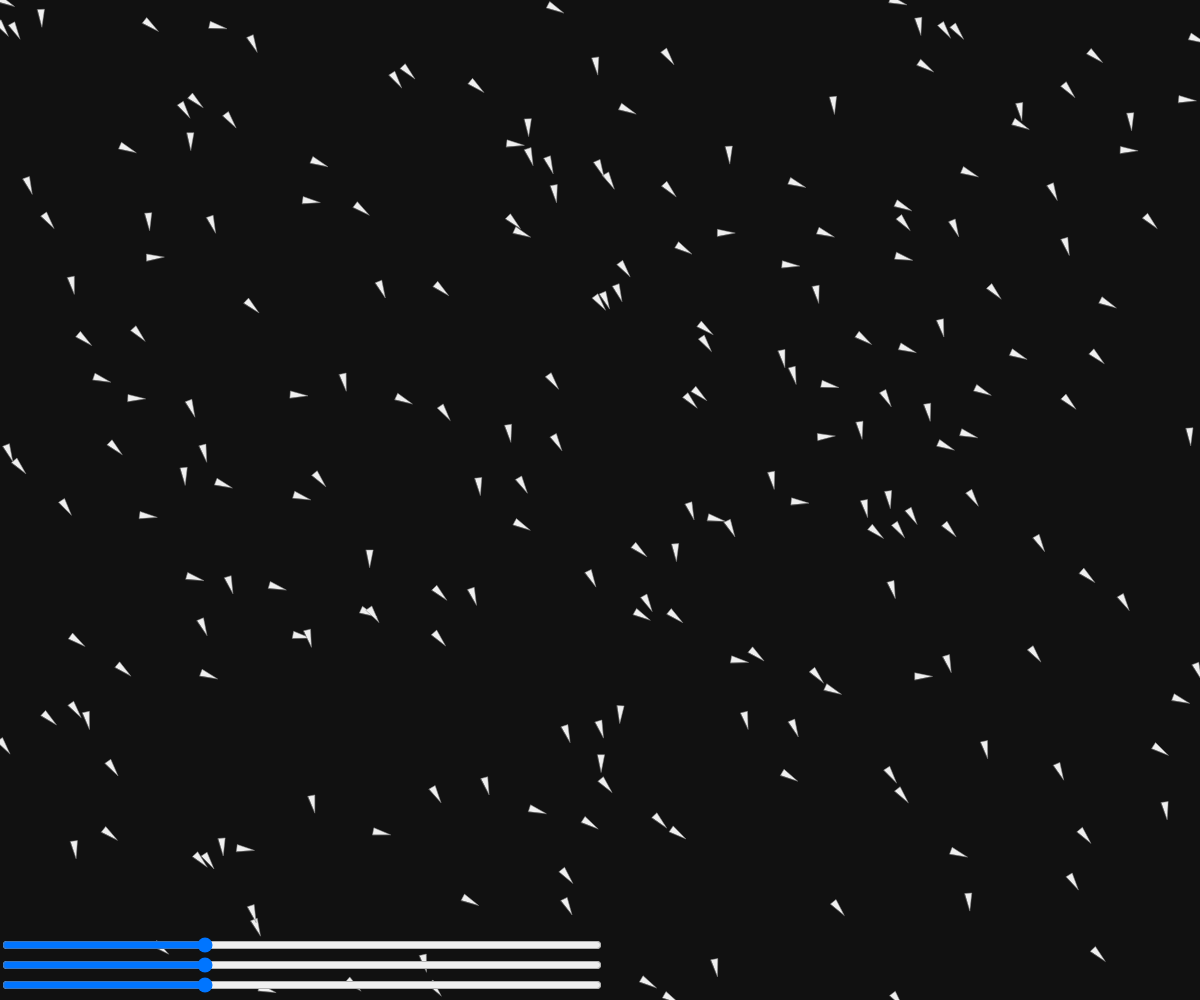
Frame 1 (no input)
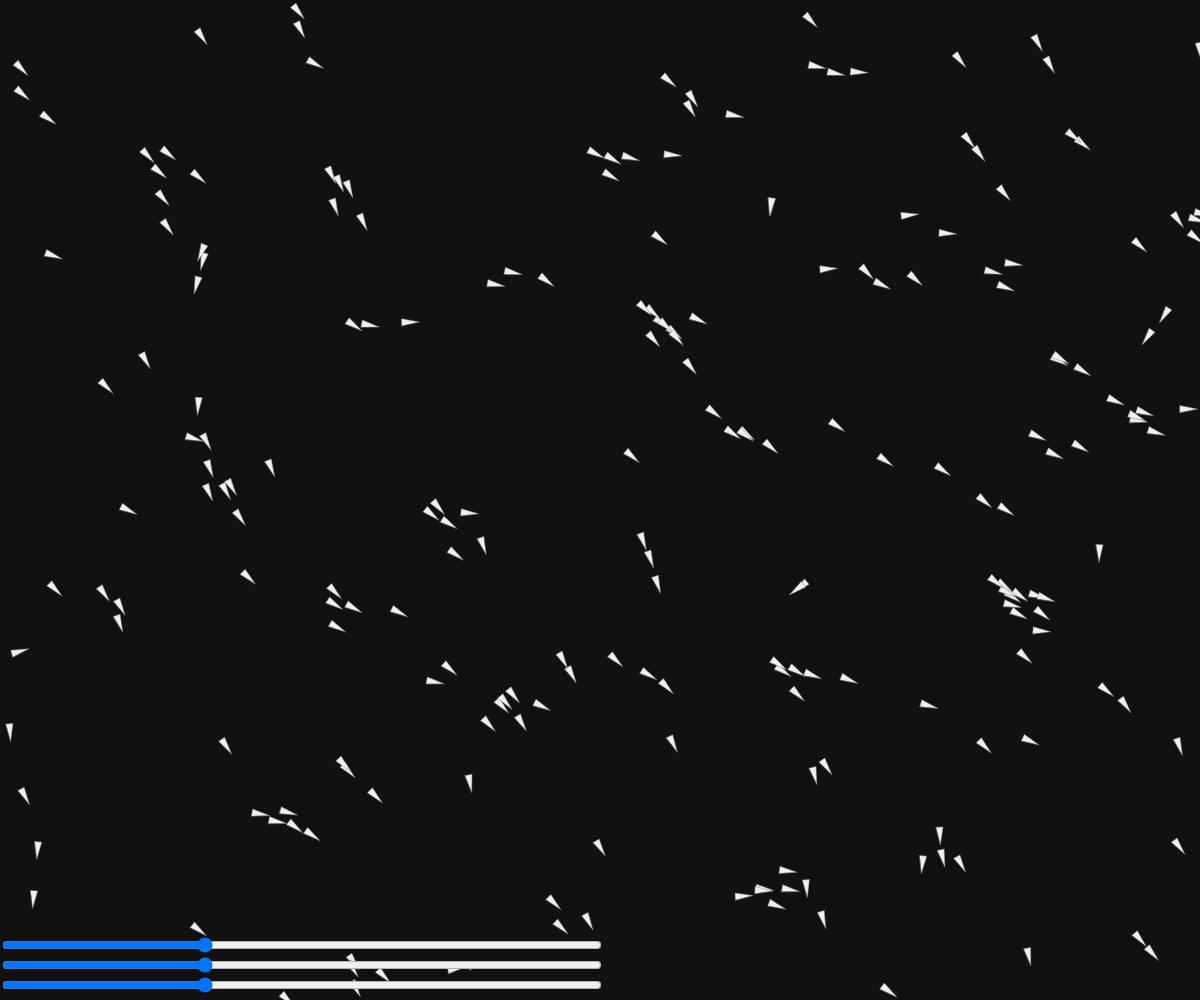
Frame 60 (no input)
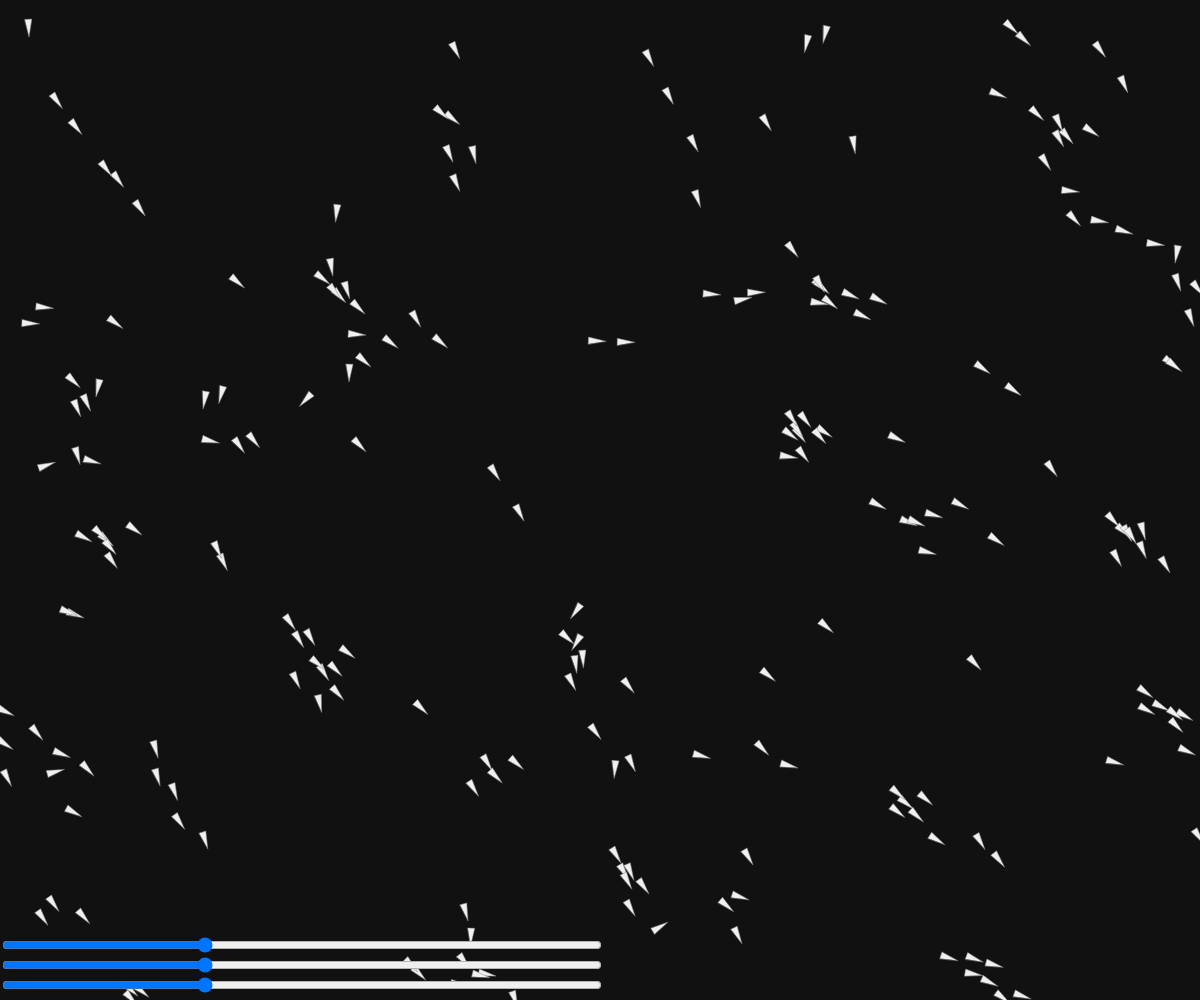
Frame 120 (the mouse pressed at the canvas centre since frame 60)

The p5.js sketch that drew these frames (run headless with seeded random() and noise() and a simulated clock; from frame 60 on, the mouse is pressed at the canvas centre):

// p5.js sketch
// ── sketch.js
let pattern;
let target;
let maxSpeedSlider, steeringPowerSlider;
let flock = [];
let N = 221;


function setup() {
  createCanvas(windowWidth, windowHeight);
  if (width < 500) N = 70;
  sliderSetup();
  target = createVector(random(width), random(height));
  for (let i = 0; i < N; i++) {
    flock.push(new Boid());
  }
}

function draw() {
  target = createVector(mouseX, mouseY);
  background(17);
  for (let boid of flock) {
    boid.update(flock);
    boid.show();
  }
}

function sliderSetup() {
  alignSlider = createSlider(0, 3, 1, 0.01);
  alignSlider.style('width', width/2 + 'px');
  alignSlider.position(0,height - 45);
  cohesionSlider = createSlider(0, 3, 1, 0.01);
  cohesionSlider.style('width', width/2 + 'px');
  cohesionSlider.position(0,height - 25);
  separationSlider = createSlider(0, 3, 1, 0.01);
  separationSlider.style('width', width/2 + 'px');
  separationSlider.position(0,height - 65);
  
}


// ── boid.js
class Boid {
  constructor() {
    this.pos = createVector(random(width), random(height));
    this.vel = createVector(random(5), random(5));
    this.maxSpeed = random(3, 6);
    this.maxForce = random(0.1, 0.4);
    this.theta = 0;
    this.r = 7;
  }

  flock(flock) {
    let acc = createVector(0,0);
    acc.add(this.align(flock).mult(alignSlider.value()));
    acc.add(this.cohesion(flock).mult(cohesionSlider.value()));
    acc.add(this.separation(flock).mult(separationSlider.value()))
    this.applyForce(acc);
  }

  update(flock) {
    this.flock(flock);
    this.theta = this.vel.heading();
    this.pos.add(this.vel);
    this.edges();
  }

  show() {
    push();
    translate(this.pos.x, this.pos.y);
    rotate(this.theta);
    strokeWeight(0.5);
    stroke(140);
    fill(240);
    let r = this.r;
    triangle(r * 2, 0, -r / 2, -r / 2, -r / 2, r / 2);
    pop();
  }

  applyForce(force) {
    this.vel.add(force);
    this.vel.limit(this.maxSpeed);
  }

  align(flock) {
    let perceptionRadius = 25;
    let avg = createVector(0, 0);
    let total = 0;
    //let flock = flockk.map(a => ({...a}));
    
    for (let boid of flock) {
      if (this.pos.dist(boid.pos) < perceptionRadius) {
        avg.add(boid.vel);
        total++;
      }
    }
    avg.div(total).setMag(this.maxSpeed).sub(this.vel).limit(this.maxForce);
    return avg;
  }

  cohesion(flock) {
    let perceptionRadius = 50;
    let avg = createVector(0, 0);
    let total = 0;
    for (let boid of flock) {
      if (this.pos != boid.pos && this.pos.dist(boid.pos) < perceptionRadius) {
        avg.add(boid.pos);
        total++;
      }
    }
    if (total > 0) {
      avg.div(total);
      avg.sub(this.pos)
      avg.setMag(this.maxSpeed);
      avg.sub(this.vel);
      avg.limit(this.maxForce);
    }
    return avg;
  }

  separation(flock) {
    let perceptionRadius = 25;
    let avg = createVector(0, 0);
    let total = 0;
    for (let boid of flock) {
      let d = this.pos.dist(boid.pos);
      if (this != boid && d < perceptionRadius) {
        let dv = p5.Vector.sub(this.pos, boid.pos);
        dv.div(d * d);
        avg.add(dv);
        total++;
      }
    }
    if (total > 0) {
      avg.div(total);
      avg.setMag(this.maxSpeed);
      avg.sub(this.vel);
      avg.limit(this.maxForce);
    }
    return avg;
  }

  seek(target) {
    let desiredVelocity = p5.Vector.sub(target, this.pos)
      .normalize()
      .mult(this.maxSpeed);

    let steering = p5.Vector.sub(desiredVelocity, this.vel);
    return steering.limit(this.maxForce);
  }

  flee(target) {
    return this.seek(target).mult(-1);
  }

  edges() {
    if (this.pos.x < 0) this.pos.x = width;
    else this.pos.x = this.pos.x % width;
    if (this.pos.y < 0) this.pos.y = height;
    else this.pos.y = this.pos.y % height;
  }
}
